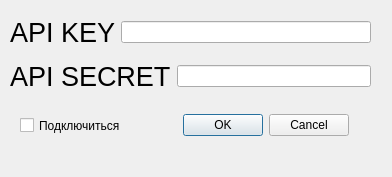
<?xml version="1.0" encoding="UTF-8"?>
<ui version="4.0">
 <class>connect_api</class>
 <widget class="QMainWindow" name="connect_api">
  <property name="geometry">
   <rect>
    <x>0</x>
    <y>0</y>
    <width>392</width>
    <height>177</height>
   </rect>
  </property>
  <property name="windowTitle">
   <string>MainWindow</string>
  </property>
  <widget class="QWidget" name="centralwidget">
   <widget class="QCheckBox" name="checkBox">
    <property name="geometry">
     <rect>
      <x>20</x>
      <y>110</y>
      <width>141</width>
      <height>31</height>
     </rect>
    </property>
    <property name="toolTip">
     <string>&lt;html&gt;&lt;head/&gt;&lt;body&gt;&lt;p&gt;&lt;span style=&quot; font-size:20pt;&quot;&gt;Поключиться&lt;/span&gt;&lt;/p&gt;&lt;/body&gt;&lt;/html&gt;</string>
    </property>
    <property name="text">
     <string>Подключиться</string>
    </property>
   </widget>
   <widget class="QDialogButtonBox" name="buttonBox">
    <property name="geometry">
     <rect>
      <x>180</x>
      <y>110</y>
      <width>169</width>
      <height>31</height>
     </rect>
    </property>
    <property name="standardButtons">
     <set>QDialogButtonBox::Cancel|QDialogButtonBox::Ok</set>
    </property>
   </widget>
   <widget class="QWidget" name="">
    <property name="geometry">
     <rect>
      <x>10</x>
      <y>10</y>
      <width>361</width>
      <height>91</height>
     </rect>
    </property>
    <layout class="QVBoxLayout" name="verticalLayout">
     <item>
      <layout class="QHBoxLayout" name="horizontalLayout">
       <item>
        <widget class="QLabel" name="label">
         <property name="text">
          <string>&lt;html&gt;&lt;head/&gt;&lt;body&gt;&lt;p&gt;&lt;span style=&quot; font-size:20pt;&quot;&gt;API KEY&lt;/span&gt;&lt;/p&gt;&lt;/body&gt;&lt;/html&gt;</string>
         </property>
        </widget>
       </item>
       <item>
        <widget class="QLineEdit" name="lineEdit">
         <property name="text">
          <string/>
         </property>
        </widget>
       </item>
      </layout>
     </item>
     <item>
      <layout class="QHBoxLayout" name="horizontalLayout_2">
       <item>
        <widget class="QLabel" name="label_2">
         <property name="text">
          <string>&lt;html&gt;&lt;head/&gt;&lt;body&gt;&lt;p&gt;&lt;span style=&quot; font-size:20pt;&quot;&gt;API SECRET&lt;/span&gt;&lt;/p&gt;&lt;/body&gt;&lt;/html&gt;</string>
         </property>
        </widget>
       </item>
       <item>
        <widget class="QLineEdit" name="lineEdit_2">
         <property name="text">
          <string/>
         </property>
        </widget>
       </item>
      </layout>
     </item>
    </layout>
   </widget>
  </widget>
  <widget class="QMenuBar" name="menubar">
   <property name="geometry">
    <rect>
     <x>0</x>
     <y>0</y>
     <width>392</width>
     <height>22</height>
    </rect>
   </property>
  </widget>
 </widget>
 <resources/>
 <connections/>
</ui>
